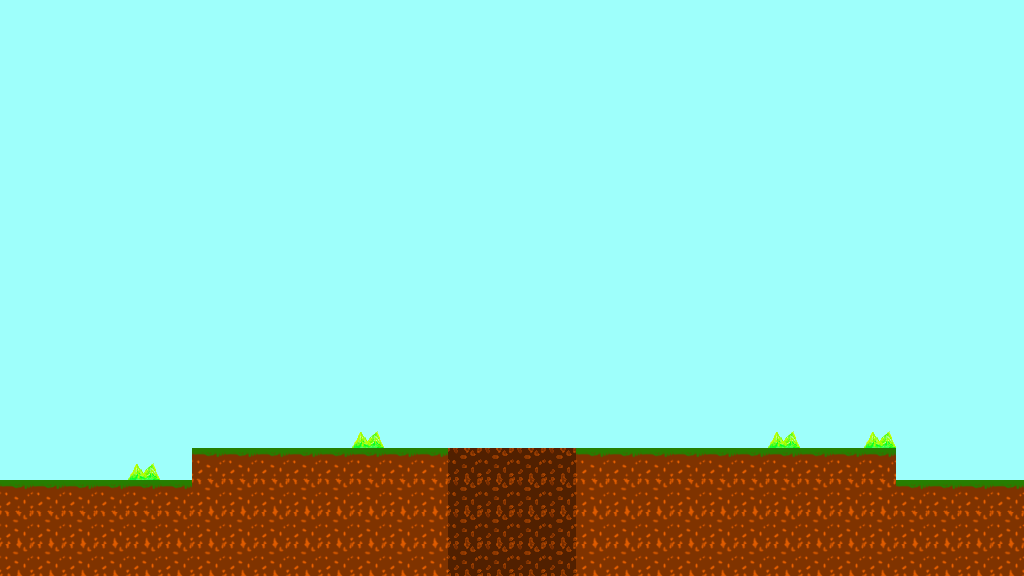

Rendered tile map (Tiled .tmx) drawn with the repository's tilesets; below, a short description and the map source with its tile grids summarised:
An orthogonal 32x18 tile map with 32x32 px tiles, 4 tile layers (Collision_Layer, Background, Terrain, Sprite_Layer), 2 tilesets and 7 objects (4x out_zone, 3x enemy).

<map version="1.0" orientation="orthogonal" renderorder="right-down" width="32" height="18" tilewidth="32" tileheight="32" nextobjectid="12">
 <tileset firstgid="1" name="Set_1" tilewidth="32" tileheight="32" tilecount="25">
  <image source="img/Set_01.png" width="160" height="160" />
 </tileset>
 <tileset firstgid="26" name="Set_2" tilewidth="32" tileheight="32" tilecount="25">
  <image source="img/Set_02.png" width="160" height="160" />
 </tileset>
 <layer name="Collision_Layer" width="32" height="18">
  <data>[576 cells, 102 non-empty, 1 distinct tile ids]</data>
 </layer>
 <layer name="Background" width="32" height="18">
  <data>[576 cells, 576 non-empty, 2 distinct tile ids]</data>
 </layer>
 <layer name="Terrain" width="32" height="18">
  <data>[576 cells, 106 non-empty, 3 distinct tile ids]</data>
 </layer>
 <layer name="Sprite_Layer" width="32" height="18">
  <data>[576 cells, 0 non-empty, 0 distinct tile ids]</data>
 </layer>
 <objectgroup name="outZoneLayer">
  <object id="1" name="out_zone_1" type="out_zone" x="0" y="0" width="62" height="478" />
  <object id="2" name="out_zone_2" type="out_zone" x="960" y="0" width="63" height="478" />
  <object id="3" name="out_zone_3" type="out_zone" x="448" y="512" width="128" height="63" />
  <object id="5" name="out_zone_4" type="out_zone" x="63" y="3" width="896" height="62" />
 </objectgroup>
 <objectgroup name="enemyLayer_01">
  <object id="8" name="enemy_noob" type="enemy" x="768.5" y="414.5" width="29" height="29">
   <properties>
    <property name="direction" value="Left" />
   </properties>
  </object>
  <object id="9" name="enemyFlyingCircle" type="enemy" x="288" y="160" width="32" height="32" />
  <object id="11" name="enemyFlyingCircle" type="enemy" x="705" y="160" width="32" height="32">
   <properties>
    <property name="angleDirection" value="-1" />
    <property name="radius" value="-50" />
   </properties>
  </object>
 </objectgroup>
 <objectgroup name="powerUpLayer_01" />
</map>
